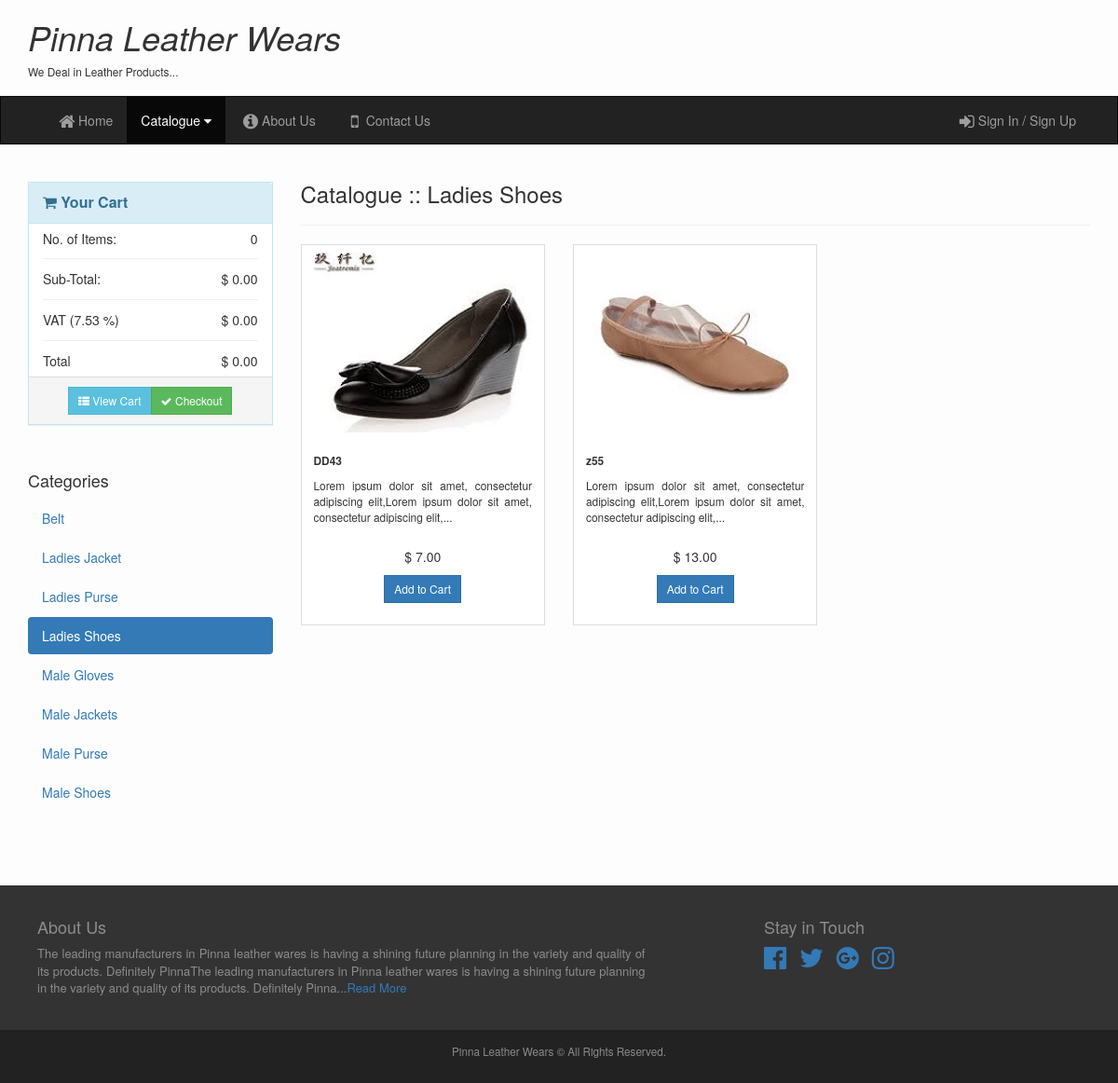
/?page=catalog&category=8, run on the app's committed database.
### tables this page shows
CREATE TABLE `business` (
  `id` int NOT NULL AUTO_INCREMENT,
  `name` varchar(150) NOT NULL,
  `slogan` varchar(100) NOT NULL,
  `address` text NOT NULL,
  `telephone` varchar(100) NOT NULL,
  `email` varchar(200) NOT NULL,
  `website` varchar(200) NOT NULL,
  `vat_rate` decimal(5,2) NOT NULL,
  `about` text,
  PRIMARY KEY (`id`)
);

CREATE TABLE `categories` (
  `id` int NOT NULL AUTO_INCREMENT,
  `name` varchar(150) NOT NULL,
  PRIMARY KEY (`id`)
);

CREATE TABLE `products` (
  `id` int NOT NULL AUTO_INCREMENT,
  `name` varchar(255) NOT NULL,
  `description` text NOT NULL,
  `price` decimal(8,2) NOT NULL,
  `date` timestamp NOT NULL DEFAULT CURRENT_TIMESTAMP,
  `category` int NOT NULL,
  `image` varchar(100) DEFAULT NULL,
  `qty` int NOT NULL,
  PRIMARY KEY (`id`),
  KEY `category` (`category`),
  CONSTRAINT `products_ibfk_1` FOREIGN KEY (`category`) REFERENCES `categories` (`id`) ON DELETE CASCADE ON UPDATE CASCADE
);

### templates/includes/_categories.php (the view)
<div class="hidden-xs">
    <h4>Categories</h4>
    <ul class="nav nav-pills nav-stacked">
        <?php foreach ($categories as $key => $cat) { ?>
            <li class="<?=Helper::getActive(array('category' => $cat['id']));?>" role="presentation">
                <a href="<?='/?page=catalog&category='.$cat['id'];?>"><?=$cat['name'];?></a>
            </li>
        <?php } ?>
    </ul>
</div>

### pages/catalog.php (shortened to what the rows shown need)
<?php
$catID = Url::getParam('category');
if (empty($catID)) {
    require_once('error.php');
} else {
    $catalogObj = new Catalog();
    $category = $catalogObj->getCategory($catID);
    if (empty($category)) {
        require_once('error.php');
    } else {
        $products = $catalogObj->getProducts($catID);
        if (!empty($products)) {
            $pagingObj = new Paging($products, 12);
            $rows = $pagingObj->getRecords();
            require_once('_header.php');
            ?>
            <div class="col-md-9 col-sm-8 col-xs-12">
            <div class="row">
                <div class="col-xs-12">
                    <h3>Catalogue :: <?= htmlspecialchars($category['name']); ?></h3>
                    <hr>
                </div>
            </div>
            <div class="row">
                <?php foreach ($rows as $key => $product) { ?>
                    <div class="col-md-4 col-sm-6 col-xs-12">
                        <div class="thumbnail">
                            <?php
                            $image = (!empty($product['image'])) ?
                                Catalog::$_image_path . $product['image'] :
                                Catalog::$_image_path . 'unavailable.png';
                            $width = Helper::getImageSize($image, 0);
                            $width = ($width > 242) ? 242 : $width;
                            ?>
                            <a href="<?= "?page=catalog-item&category={$product['category']}&id={$product['id']}"; ?>">
                                <img src="<?= $image ?>" class="img-thumbnail" width="<?= $width ?>"
                                     alt="<?= $product['name']; ?>">
                            </a>
                            <div class="caption">
                                <div class="desc">
                                    <h4 class="small"><strong><?= htmlspecialchars($product['name']); ?></strong></h4>
                                    <p class="small text-justify"><?= htmlspecialchars(Helper::shortenString($product['description'])); ?></p>
                                </div>
                                <p class="text-center"><?= Catalog::$_currency . ' ' . number_format($product['price'], 2); ?></p>
                                <p class="text-center"><?= Basket::buttonActive($product['id']); ?></p>
                            </div>
                        </div>
                    </div>
                <?php } ?>
                <div class="col-xs-12">
                </div>
            </div>
        <?php } else { ?>
            <p>There is no Product in this category.</p>
        <?php }
    }
} ?>
    </div>
<?php require_once('_footer.php'); ?>

### templates/includes/_header.php (shortened to what the rows shown need)
<!DOCTYPE html>
<html lang="en">
<head>
    <link href="/css/bootstrap.min.css" rel="stylesheet">
    <link href="/css/font-awesome.min.css" rel="stylesheet">
    <link href="/css/custom.css" rel="stylesheet">
</head>
<body>
<header class="page-header hidden-xs">
    <div class="container">
        <div class="row">
            <div class="col-md-6 col-sm-8">
                <h1><i><?= htmlspecialchars($business['name']); ?></i></h1>
                <h4 class="small"><?= htmlspecialchars($business['slogan']); ?></h4>
            </div>
        </div>
    </div>
</header>
<nav class="navbar navbar-inverse">
    <div class="container">
        <div class="collapse navbar-collapse" id="myNavbar">
            <ul class="nav navbar-nav">
                <li class="<?= Helper::getActive('index'); ?>"><a href="/"><i class="fa fa-home fa-lg fa-fw"></i>Home</a></li>
                <li class="dropdown <?= Helper::getActive('catalog'); ?>">
                    <a href="#" class="dropdown-toggle" data-toggle="dropdown">
                        Catalogue <i class="fa fa-caret-down"></i>
                    </a>
                </li>
                <li class="<?= Helper::getActive('about'); ?>"><a href="/?page=about"><i class="fa"></i><i class="fa fa-info-circle fa-lg fa-fw"></i>About Us</a></li>
                <li class="<?= Helper::getActive('contact'); ?>"><a href="/?page=contact"><i class="fa fa-mobile-phone fa-lg fa-fw"></i>Contact Us</a></li>
            </ul>
            <ul class="nav navbar-nav navbar-right">
                <?php if (Login::isLoggedIn(Login::$_login_client)) { ?>
                    <li class="hidden-sm"><a href="#" class="btn disabled">Signed In as : <?= htmlspecialchars(Session::getSession(Login::$_client_name)); ?></a></li>
                    <li class="<?= Helper::getActive('orders'); ?>"><a href="/?page=orders"><i class="fa fa-book fa-lg fa-fw"></i>My Orders</a></li>
                    <li class="<?= Helper::getActive('logout'); ?>"><a href="/?page=logout"><i class="fa fa-sign-out fa-lg fa-fw"></i>Sign Out</a></li>
                <?php } else { ?>
                    <li class="<?= Helper::getActive('login'); ?>">
                        <a href="/?page=login"><i class="fa fa-sign-in fa-lg fa-fw"></i>Sign In / Sign Up</a>
                    </li>
                <?php } ?>
            </ul>
        </div>
    </div>
</nav>

### templates/includes/_cart.php
<?php
$basketObj = new Basket();
?>
<div class="clearfix">&nbsp;</div>
<div id="basket_left">
    <div class="panel panel-info">
        <div class="panel-heading">
            <div class="panel-title">
                <div class="row">
                    <div class="col-xs-12">
                        <span class="fa fa-shopping-cart"></span> <strong>Your Cart</strong>
                    </div>
                </div>
            </div>
        </div>
        <div class="panel-body">
            <div class="row">
                <div class="col-xs-7">
                    No. of Items:
                </div>
                <div class="col-xs-5 text-right bl_ti"><span><?=$basketObj->_num_of_items;?></span></div>
            </div>
            <hr>
            <div class="row">
                <div class="col-xs-7">
                    Sub-Total:
                </div>
                <div class="col-xs-5 text-right bl_st"><?=Catalog::$_currency;?><span><?=number_format($basketObj->_sub_total, 2);?></span></div>
            </div>
            <hr>
            <div class="row">
                <div class="col-xs-7">
                    VAT (<span><?=$basketObj->_vat_rate;?> </span>%)
                </div>
                <div class="col-xs-5 text-right bl_vat"><?=Catalog::$_currency;?><span><?=number_format($basketObj->_vat, 2);?></span></div>
            </div>
            <hr>
            <div class="row">
                <div class="col-xs-7">
                    Total
                </div>
                <div class="col-xs-5 text-right bl_total"><?=Catalog::$_currency;?><span><?=number_format($basketObj->_total, 2);?></span></div>
            </div>
        </div>
        <div class="panel-footer">
            <div class="row">
                <div class="text-center">
                    <div class="btn-group btn-group-sm">
                        <a href="/?page=basket" class="btn btn-info">
                            <i class="fa fa-th-list"> </i> View Cart
                        </a>
                        <a href="/?page=checkout" class="btn btn-success" title="checkout">
                            <i class="fa fa-check"> </i> Checkout
                        </a>
                    </div>
                </div>
            </div>
        </div>
    </div>
</div>
<div class="clearfix">&nbsp;</div>

### classes/Basket.php (shortened to what the rows shown need)
<?php
class Basket
{
    public $_vat;
    public $_sub_total;
    public function __construct()
    {
        $this->_is_empty = (empty($_SESSION['basket'])) ? true : false;
        $businessObj = new Business();
        $this->_vat_rate = $businessObj->getVatRate();
    }
    public function numOfItems()
    {
        $items = 0;
        $this->_num_of_items = $items;
    }
    public function subTotal()
    {
        $subTotal = 0;
        $this->_sub_total = round($subTotal, 2);
    }
    public function vat()
    {
        $vat = 0;
        $this->_vat = round($vat, 2);
    }
    public function total()
    {
        $this->_total = round($this->_vat + $this->_sub_total, 2);
    }
    public static function buttonActive($product_id)
    {
        if (isset($_SESSION['basket'][$product_id])) {
            $job = 0;
            $label = 'Remove from Cart';
        } else {
            $job = 1;
            $label = 'Add to Cart';
        }
        $button = '<a href="#" class="add_to_basket btn btn-sm ';
        $button .= ($job == 0) ? 'btn-danger"' : 'btn-primary" ';
        $button .= 'rel="' . $product_id . '_' . $job . '">';
        $button .= $label . '</a>';
        return $button;
    }
}

### templates/includes/_footer.php (shortened to what the rows shown need)
<footer class="footer-wrapper">
    <section class="footer-main">
        <div class="container">
            <div class="row">
                <div class="col-md-7 col-sm-8">
                    <h4>About Us</h4>
                    <p class="text-justify"><?= Helper::shortenString(htmlspecialchars($business['about']), 150); ?><a href="/?page=about">Read
                            More</a></p>
                </div>
            </div>
        </div>
    </section>
    <section class="footer-rights">
        <div class="container">
            <div class="row">
                <div class="col-md-12">
                    <p><?= htmlspecialchars($business['name']); ?> &copy; All Rights Reserved.</p>
                </div>
            </div>
        </div>
    </section>
</footer>
</body>
</html>

### data on the page
business: name "Pinna Leather Wears", slogan "We Deal in Leather Products...", vat_rate "7.53", about "The leading manufacturers in Pinna leather wares is having a shining future planning in the variety and quality of its products. Definitely PinnaThe leading manufacturers in Pinna leather wares is having a shining future planning in the variety and quality of its products. Definitely Pinna..."
categories: name "Belt"
categories: name "Ladies Jacket"
categories: name "Ladies Purse"
categories: name "Ladies Shoes"
categories: name "Male Gloves"
categories: name "Male Jackets"
categories: name "Male Purse"
categories: name "Male Shoes"
products: shows a picture, name "DD43", description "Lorem ipsum dolor sit amet, consectetur adipiscing elit,Lorem ipsum dolor sit amet, consectetur adipiscing elit,...", price "7.00", id "Add to Cart"
products: shows a picture, name "z55", description "Lorem ipsum dolor sit amet, consectetur adipiscing elit,Lorem ipsum dolor sit amet, consectetur adipiscing elit,...", price "13.00", id "Add to Cart"

### other printed values
$basketObj->_num_of_items "0"
Catalog::$_currency "$"
$basketObj->_sub_total "0.00"
$basketObj->_vat "0.00"
$basketObj->_total "0.00"
